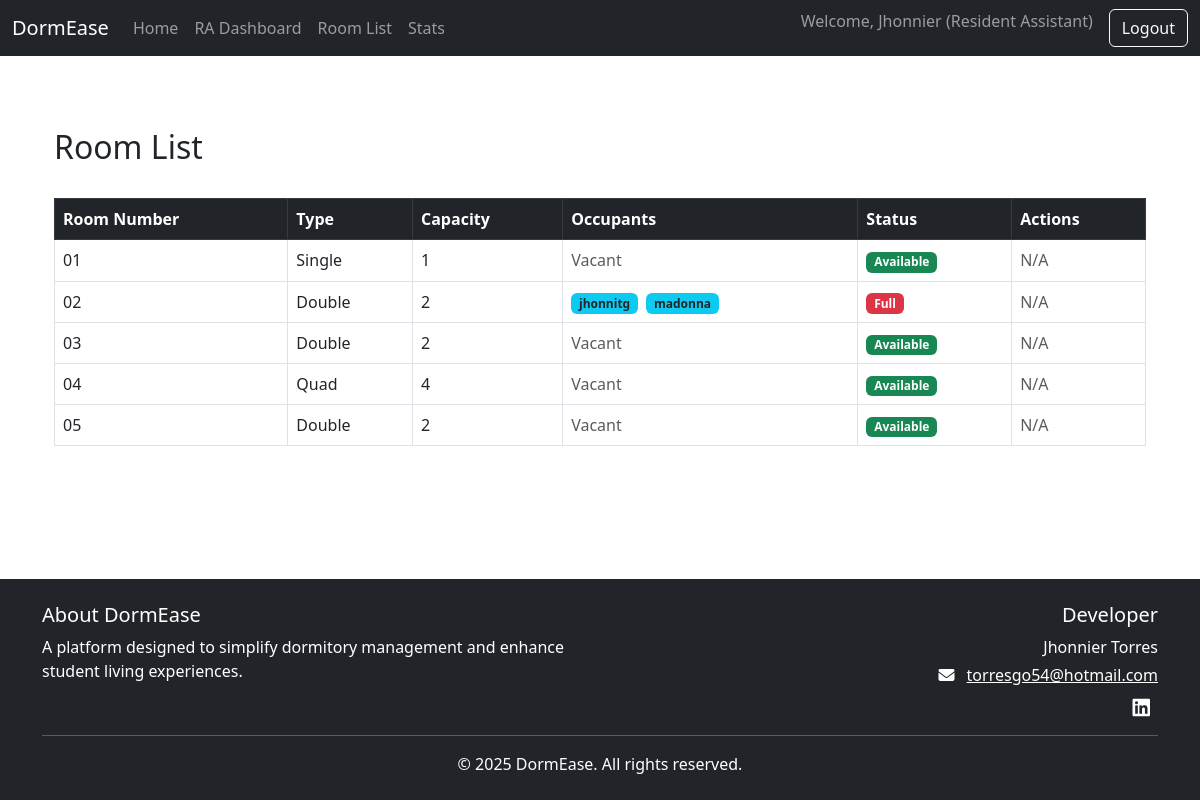
The app's page /room-list/ (signed in), older data.
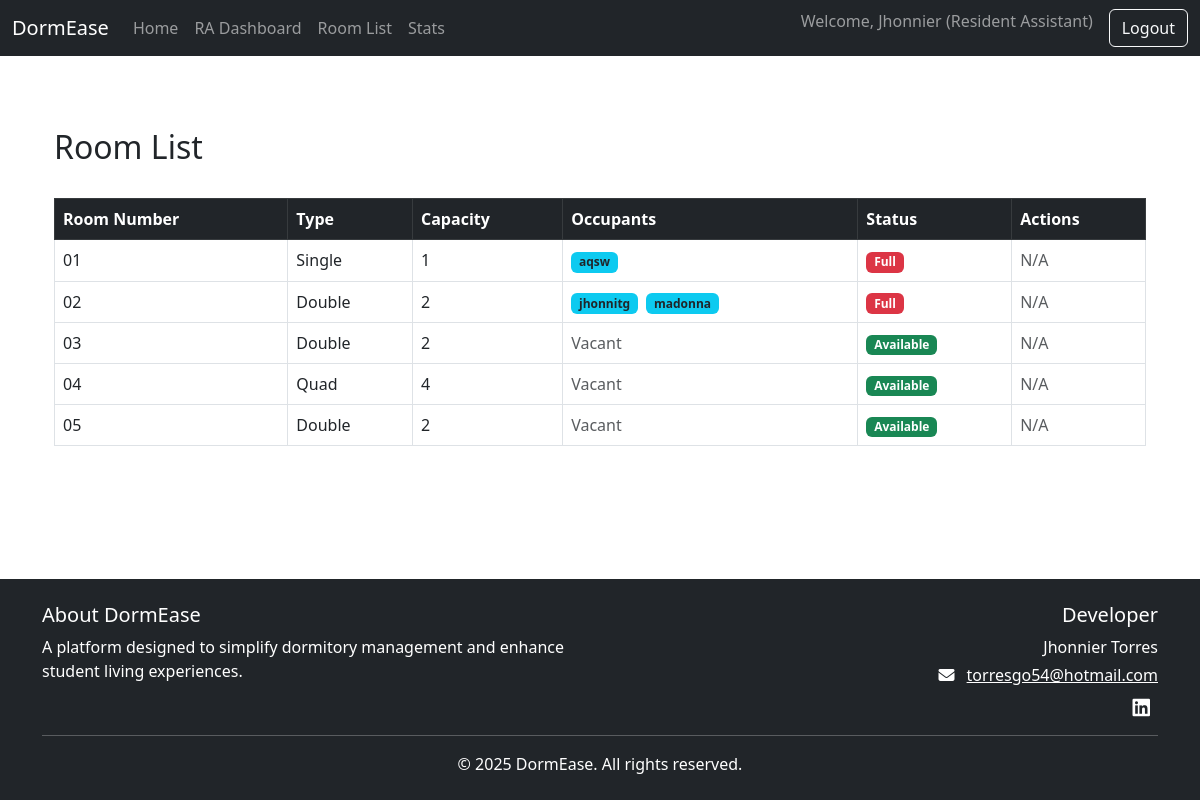
The same page, newer data.
### users/models.py (models this page shows, shortened)
class Room(models.Model):
    ROOM_TYPES = [
        ('single', 'Single'),
        ('double', 'Double'),
        ('quad', 'Quad'),
    ]
    room_number = models.CharField(max_length=10, unique=True)
    room_type = models.CharField(max_length=10, choices=ROOM_TYPES)
    capacity = models.IntegerField()
    occupants = models.ManyToManyField('CustomUser', blank=True, related_name='assigned_room')

class CustomUser(AbstractUser):
    ROLE_CHOICES = [
        ('resident', 'Resident'),
        ('ra', 'Resident Assistant'),
        ('superuser', 'Superuser'),
    ]
    role = models.CharField(max_length=20, choices=ROLE_CHOICES, default='resident')
    student_id = models.CharField(max_length=20, blank=True, null=True)
    move_in_date = models.DateField(blank=True, null=True)
    CHECK_IN_CHOICES = [
        ('pending', 'Pending'),
        ('checked_in', 'Checked In'),
    ]
    check_in_status = models.CharField(max_length=20, choices=CHECK_IN_CHOICES, default='pending')

### users/views.py (the view)
# urls.py: path('room-list/', views.RoomListView.as_view(), name='room-list'),
class RoomListView(LoginRequiredMixin, View):
    def get(self, request):
        if request.user.role not in ['ra', 'superuser']:
            return redirect('home')
        all_rooms = models.Room.objects.all()
        rooms = sorted(all_rooms, key=lambda room: room.room_number.lower())
        return render(request, 'users/room_list.html', {'rooms': rooms})

### users/templates/users/room_list.html (shortened to what this page needs)
{% extends 'base.html' %}
{% block content %}
<div class="container mt-5">
    <div class="d-flex justify-content-between align-items-center mb-4">
        <h2>Room List</h2>
    </div>
    <table class="table table-bordered table-hover">
        <thead class="table-dark">
            <tr>
                <th>Room Number</th>
                <th>Type</th>
                <th>Capacity</th>
                <th>Occupants</th>
                <th>Status</th>
                <th>Actions</th>
            </tr>
        </thead>
        <tbody>
            {% for room in rooms %}
            <tr>
                <td>{{ room.room_number }}</td>
                <td>{{ room.room_type|capfirst }}</td>
                <td>{{ room.capacity }}</td>
                <td>
                    {% if room.occupants.all %}
                        {% for resident in room.occupants.all %}
                            <span class="badge bg-info text-dark me-1">{{ resident.username }}</span>
                        {% endfor %}
                    {% else %}
                        <span class="text-muted">Vacant</span>
                    {% endif %}
                </td>
                <td>
                    {% if room.occupants.count >= room.capacity %}
                        <span class="badge bg-danger">Full</span>
                    {% elif room.occupants.count > 0 %}
                        <span class="badge bg-warning text-dark">{{ room.occupants.count }}/{{ room.capacity }}</span>
                    {% else %}
                        <span class="badge bg-success">Available</span>
                    {% endif %}
                </td>
                <td>
                    {% if user.role == 'superuser' %}
                        <a href="{% url 'edit-room' room.id %}" class="btn btn-sm btn-outline-primary">Edit</a>
                        <a href="{% url 'delete-room' room.id %}" class="btn btn-sm btn-outline-danger">Delete</a>
                    {% else %}
                        <span class="text-muted">N/A</span>
                    {% endif %}
                </td>
            </tr>
            {% endfor %}
        </tbody>
    </table>
</div>
{% endblock %}

Row changes from the older to the newer data that the page shows:
changed Room "Single": gains CustomUser (username "aqsw"); text "Vacant Available" → "Full"
